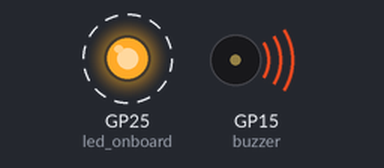
Recording of a program running on a simulated Raspberry Pi Pico running MicroPython. Shown: output pins drawn as LEDs (lit = HIGH), buzzer (waves = sounding). Dashed ring = blinking.

Above: at 0.2 s.
Timing chart, 0 to 3.0 s (numbered marks = the images above):
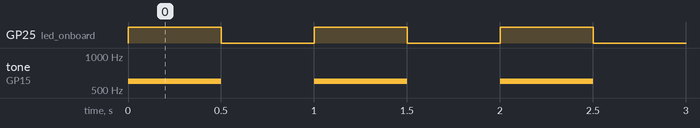

Measured:
- by itself, GP25 (led_onboard): alternates HIGH for 0.50 s and LOW for 0.50 s
- by itself, tone on GP15 (buzzer): alternates 600 Hz for 0.50 s and silent for 0.50 s

The program:

buzzer.py
```python
from machine import Pin, PWM
from utime import sleep

led_onboard = machine.Pin(25, machine.Pin.OUT)
buzzer = PWM(Pin(15))

led_onboard.value(0)

s = 0.5

while True:
    try:
        led_onboard.toggle()
        buzzer.freq(600)
        buzzer.duty_u16(200)
        sleep(s)
        led_onboard.toggle()
        buzzer.duty_u16(0)
        sleep(s)
    except KeyboardInterrupt:
        print("exit")
        led_onboard.value(0)
        buzzer.duty_u16(0)
        raise Exception
```
